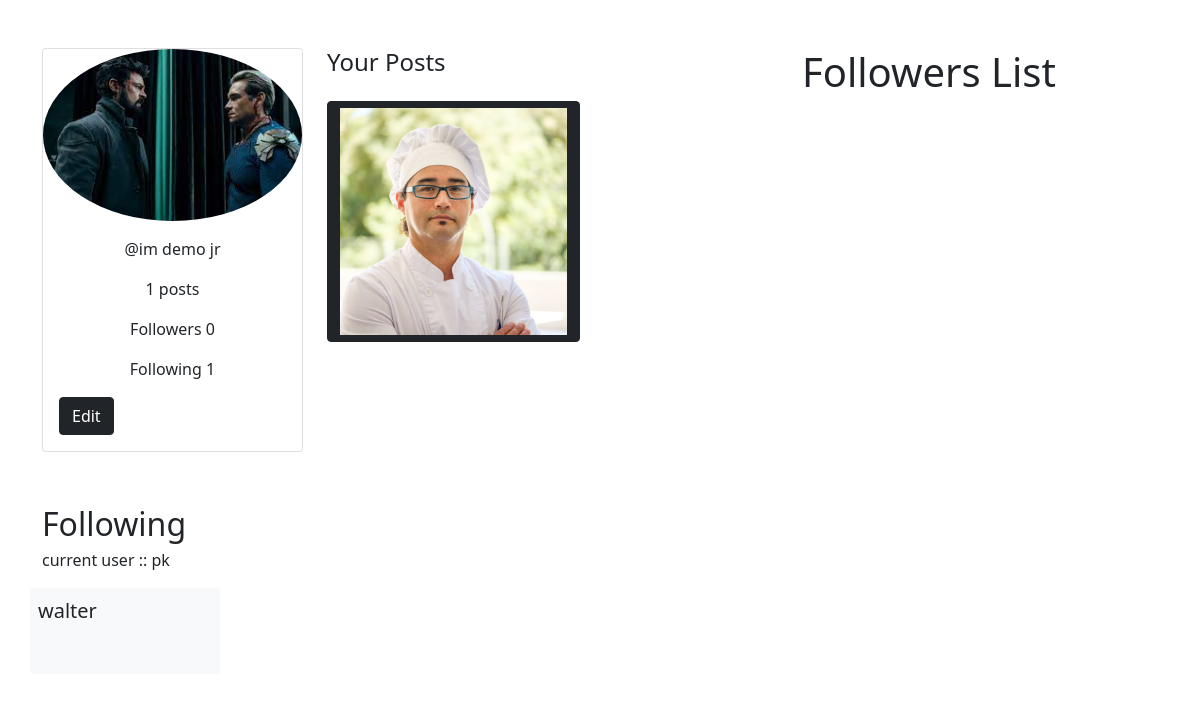
The page /user-profile/c600f2e5-fcf0-48d5-b56c-b41860ab2617 (signed in) on the database its author committed.
### instagramApp/models.py (models this page shows, shortened)
class UserProfileModel(models.Model):
    GENDER = [
        ("Male", "Male"), ("Female", "Female"), ("Others", "Others")
    ]
    username = models.OneToOneField(
        CustomUser, on_delete=models.CASCADE)
    user = models.CharField(max_length=3000)
    uuid = models.CharField(
        unique=True, default=uuid.uuid4(), max_length=36, primary_key=True)
    profile_img = models.ImageField(
        upload_to="user_profile/", default="uploads/boys.jpg")
    bio = models.TextField(max_length=1000)
    website = models.URLField(max_length=1000, null=True, blank=True)
    gender = models.CharField(choices=GENDER, max_length=30)
    def __str__(self):
        return str(self.username.username)

class UserPostModel(models.Model):
    username = models.ForeignKey(
        UserProfileModel, on_delete=models.CASCADE, related_name="userpostmodel")
    title = models.CharField(max_length=500)
    caption = models.TextField()
    slug = models.SlugField(unique=True, blank=True, null=True)
    image = models.ImageField(upload_to="uploads/")

class UserFollowerModel(models.Model):
    username = models.ForeignKey(UserProfileModel, on_delete=models.CASCADE)
    followers = models.ForeignKey(
        UserProfileModel, on_delete=models.CASCADE, related_name="followers", null=True, blank=True)
    following = models.ForeignKey(
        UserProfileModel, on_delete=models.CASCADE, related_name="followinig", null=True, blank=True)
    def __str__(self):
        return str(self.followers)

### instagramAuth/models.py (models this page shows, shortened)
class CustomUser(AbstractUser):
    id = models.UUIDField(unique=True, default=uuid.uuid4(), primary_key=True)
    username = models.CharField(max_length=300)
    email = models.EmailField(unique=True)
    phone_number = models.PositiveIntegerField()
    USERNAME_FIELD = "email"
    REQUIRED_FIELDS = ["phone_number"]
    objects = UserManager()

### instagramAuth/views.py (the view)
class UserProfileView(LoginRequiredMixin, DetailView):
    login_url = "login"
    model = UserProfileModel
    context_object_name = "showuserprofile"
    template_name = "user_auth/show_user_profile.html"
    pk_url_kwarg = "uuid"
    def get_context_data(self, **kwargs: Any):
        context = super().get_context_data(**kwargs)
        getUserID = self.kwargs.get("uuid")
        post_data = get_object_or_404(
            UserProfileModel, uuid=self.request.user.userprofilemodel.uuid)
        context["postcount"] = UserPostModel.objects.filter(
            username=post_data).count()
        context["followercount"] = UserFollowerModel.objects.filter(
            followers__in=[post_data])
        context["followingcount"] = UserFollowerModel.objects.filter(
            following=post_data)
        print("my followers : ", context["followercount"])
        print("my following : ", context["followingcount"])
        context["specificuserpost"] = UserPostModel.objects.filter(
            username=post_data)
        return context

### templates/user_auth/show_user_profile.html (shortened to what this page needs)
{% extends 'main/base.html' %} {% block content %}
<div class="container">
  <div class="row">
    <div class="col-lg-3 col-md-4 col-sm-12">
      <div class="card mt-5">
        <img
          src="{{showuserprofile.profile_img.url}}"
          class="card-img-top rounded-circle"
          alt="Profile Picture" />
        <div class="card-body">
          <p class="card-text text-center">@{{showuserprofile.user}}</p>
          <div class="text-center">
            <p class="card-text">{{postcount}} posts</p>
            <p class="card-text">
              Followers {{ showuserprofile.followers.all | length }}
            </p>
            <p class="card-text">Following {{followingcount | length }}</p>
          </div>
          <a
            href="{% url 'update-profile' showuserprofile.uuid %}"
            class="btn btn-dark mt-3"
            >Edit</a
          >
        </div>
      </div>
    </div>
    <div class="col-lg-5 col-md-8 col-sm-12">
      <h4 class="mt-5 mb-4">Your Posts</h4>
      {% for j in specificuserpost %}
      <div class="row mb-4">
        <div class="col-lg-7 col-md-7 col-sm-12">
          <a href="{% url 'update-post' j.pk %}" class="btn btn-dark">
            <img src="{{j.image.url}}" class="img-fluid" alt="Post Image" />
          </a>
        </div>
      </div>
      {% endfor %}
    </div>
    <div class="col-lg-4 col-md-12 col-sm-12 mt-5">
      <h1>Followers List</h1>
    </div>
    <div class="col-lg-2 col-md-12 col-sm-12 mt-5 fs-2">Following</div>
    <p class="col-12">current user :: {{request.user.username}}</p>
    {% for i in followingcount %}
    <div class="col-lg-2 col-md-3 col-sm-6 rounded p-2 mb-3 bg-light">
      <p class="fs-5">
        <a class="text-decoration-none text-dark">{{i}}
        </a>
      </p>
      <br>
    </div>
    {% endfor %} <br>
  </div>
</div>
{% endblock %}

### rows shown on the page
UserProfileModel: profile_img (picture), user "im demo jr", followers.all|length "0"
UserPostModel: image (picture)
CustomUser: user.username "pk"
UserFollowerModel: followers.username "walter"

### other values the page prints
{{ postcount }} "1"
{{ followingcount | length }} "1"
